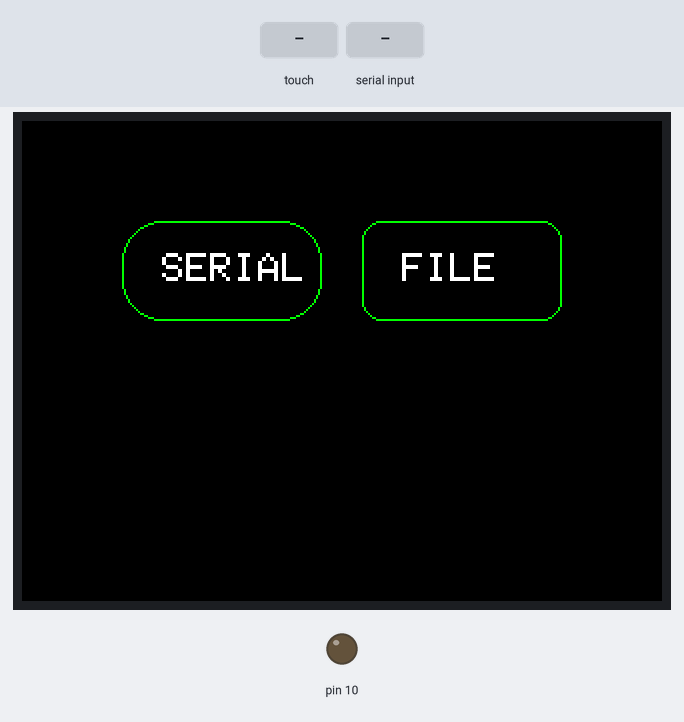
Simulated run of this sketch. Board: Arduino Uno, built with avr-gcc and run on an emulated ATmega328P. Shown: 320×240 colour display, output pins drawn as LEDs (lit = HIGH). The test bench sets the inputs (shaded band). Storage starts empty; what the sketch prints to the serial monitor is not drawn.

Above: at 1.4 s.
1.5 s: touch panel pressed at 38 % / 30 % of its raw x / y range
At 2.5 s:
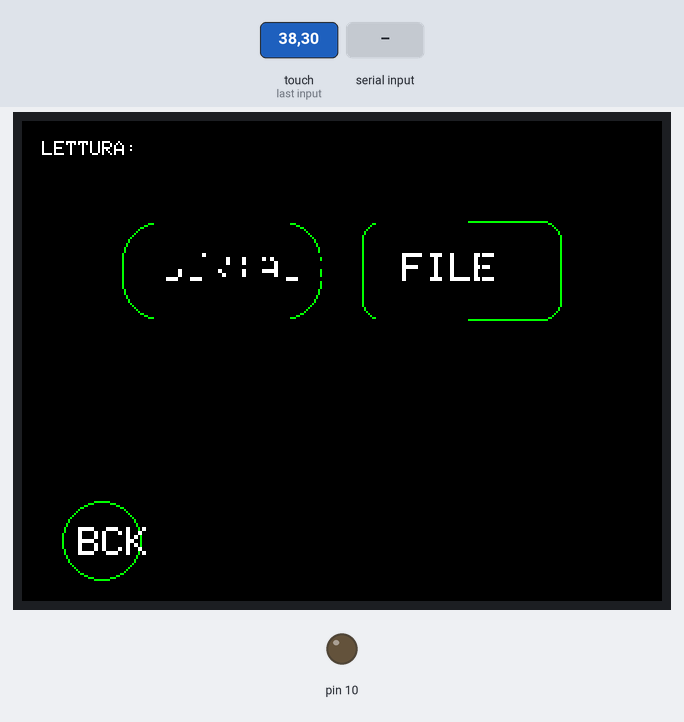
3.0 s: "@\n" received over Serial
At 4.2 s:
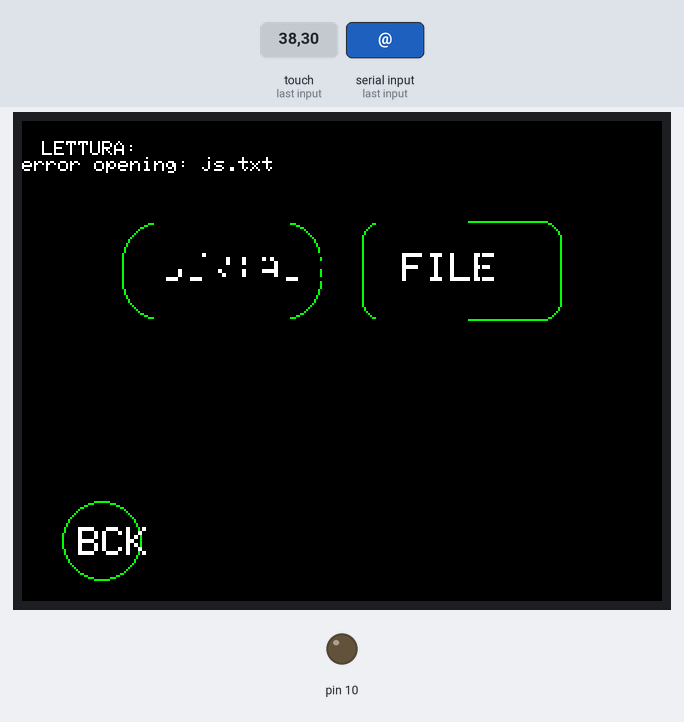
4.5 s: touch panel pressed at 13 % / 90 % of its raw x / y range
At 5.7 s:
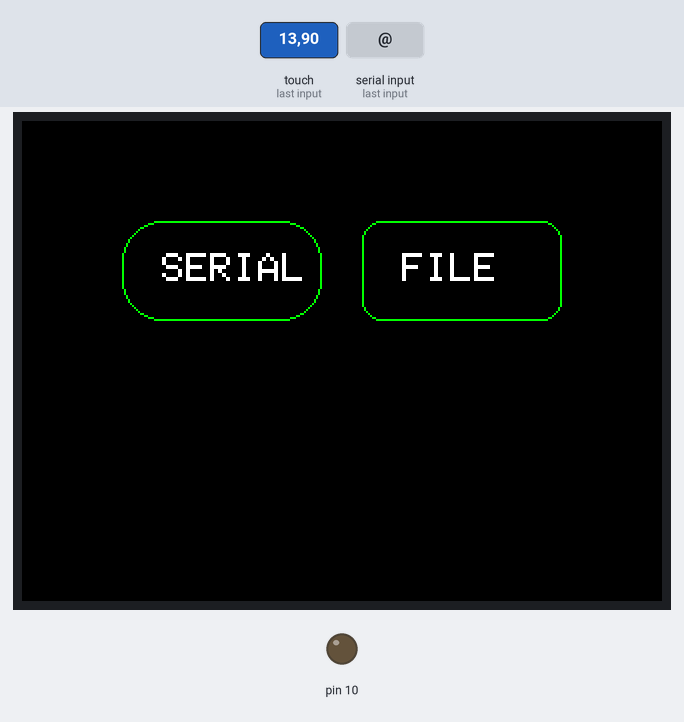
6.1 s: touch panel pressed at 62 % / 30 % of its raw x / y range
At 7.2 s:
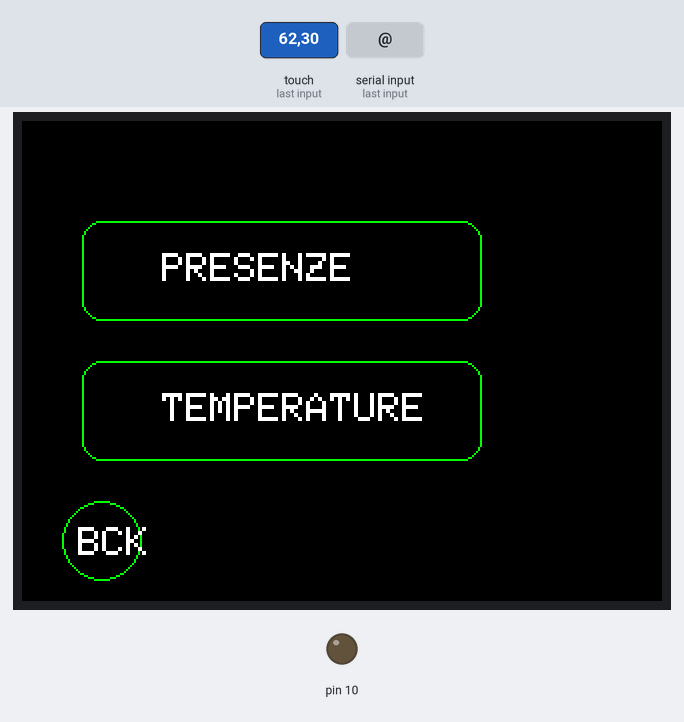
7.6 s: touch panel pressed at 38 % / 50 % of its raw x / y range
At 8.4 s:
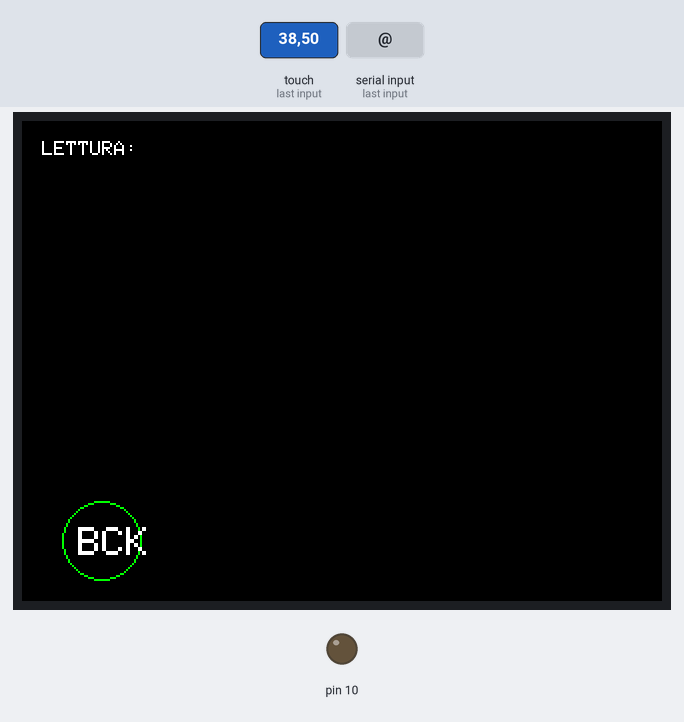
9.1 s: byte 64 ('@') received over Serial
At 10.2 s:
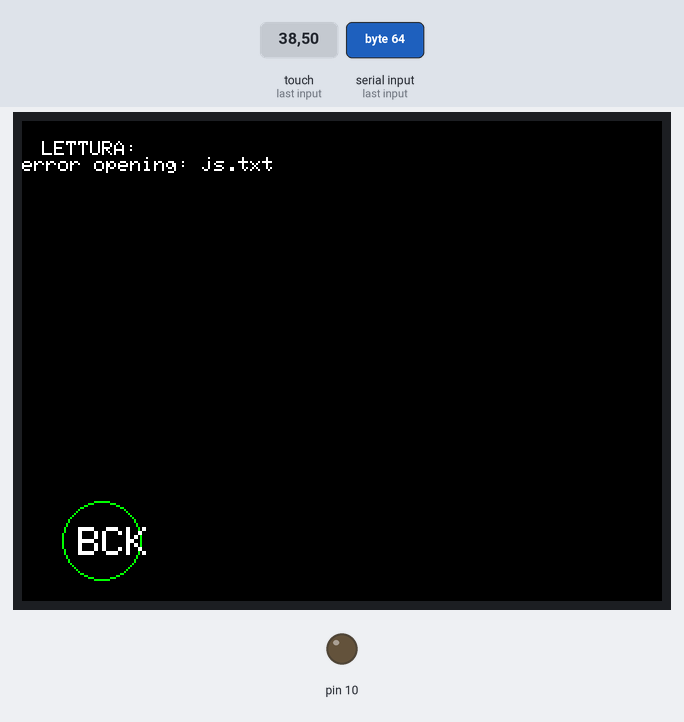
Timing chart, 0 to 11.6 s (numbered marks = the images above; inputs shaded):
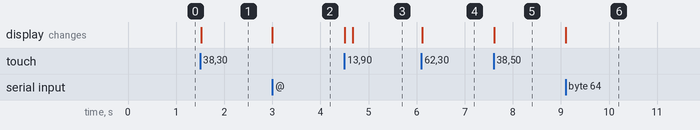

The sketch:

sketch_GUI_TFT.ino
```cpp
#include <Adafruit_GFX.h>
#include <Adafruit_TFTLCD.h>
#include <TouchScreen.h>
#include <SPI.h>
#include <SD.h>

#define LCD_CS A3
#define LCD_CD A2
#define LCD_WR A1
#define LCD_RD A0
#define LCD_RESET A4
#define YP A3
#define XM A2
#define YM 9
#define XP 8
#define MAX_Y 916
#define MIN_Y 80
#define MAX_X 913
#define MIN_X 124 //*/

#define BLACK   0x0000
#define BLUE    0x001F
#define RED     0xF800
#define GREEN   0x07E0
#define CYAN    0x07FF
#define MAGENTA 0xF81F
#define YELLOW  0xFFE0
#define WHITE   0xFFFF

TouchScreen ts = TouchScreen(8, A3, A2, 9, 300);
Adafruit_TFTLCD tft(A3, A2, A1, A0, A4);
uint8_t ySerial,page=0;
struct button {
  uint16_t x;
  uint16_t y;
  uint16_t width;
  uint16_t heigth;
  uint16_t radius;
  String text;
  boolean visible;
  };
button b1,b2,indietro,b_presenze,b_temp;
void setup(void) {
  Serial.begin(250000);
  Serial.print("TFT size is "); Serial.print(tft.width()); Serial.print("x"); Serial.println(tft.height());
  tft.reset();
  tft.begin(0x9341);
  tft.setRotation(1);
  tft.fillScreen(BLACK);
  //SD
  Serial.print("Initializing SD card...");
  pinMode(SS, OUTPUT);
  if (!SD.begin(4))
    Serial.println("initialization failed!");
  else
    Serial.println("initialization done.");
  //PAG. MENU
  b1=createButton(50,50,100,50,20,"SERIAL",true);
  b2=createButton(170,50,100,50,10,"FILE",true);
  //PAG.FILE
  b_presenze=createButton(30,50,200,50,10,"PRESENZE",true);
  b_temp=createButton(30,120,200,50,10,"TEMPERATURE",true);
  indietro=createButton(20,190,40,40,20,"BCK",true);
  drawButton(&b1);
  drawButton(&b2);
}

void loop() {
  digitalWrite(13, HIGH);
  TSPoint p = ts.getPoint();
  digitalWrite(13, LOW);
  pinMode(A2, OUTPUT);
  pinMode(A3, OUTPUT);
  if (p.z > 10 && p.z < 1000)
  {
    uint16_t x,y;
    p.x = map(p.x,120,920,240,0);
    p.y = map(p.y,90,900,320,0);
    x=p.y;
    y=p.x;
    Serial.print("X:");
    Serial.println(x);
    Serial.print("Y:");
    Serial.println(y);
    if (ceckButton(b1,x,y))
    {
      Serial.println("Premuto Button1");
      hideButton(&b1);
      hideButton(&b2);
      drawButton(&indietro);
      ySerial=10;
      tft.setCursor(10, ySerial);
      tft.setTextColor(WHITE);
      tft.setTextSize(1);
      page=1;
    }
    if (ceckButton(b2,x,y))
    {
      Serial.println("Premuto Button2");
      hideButton(&b1);
      hideButton(&b2);
      drawButton(&b_presenze);
      drawButton(&b_temp);
      drawButton(&indietro);
      page=2;
    }
    if(ceckButton(indietro,x,y))
    {
      Serial.println("Premuto Indietro");
      if (page == 1 || page == 2 )
      {
        tft.fillScreen(BLACK);
        drawButton(&b1);
        drawButton(&b2);
        hideButton(&indietro);
        page=0;
      }
      if (page == 3)
      {
        tft.fillScreen(BLACK);
        drawButton(&b_presenze);
        drawButton(&b_temp);
        drawButton(&indietro);
        page=2;
      }
     }

    if (ceckButton(b_temp,x,y))
    {
      Serial.println("Premuto TEMP");
      hideButton(&b_presenze);
      hideButton(&b_temp);
      drawButton(&indietro);
      leggiFile("js.txt");
      page=3;
    }

  }
  if(page == 1)
  {
    char c='\n';
    uint8_t i = 0;
    while(Serial.available())
    {
       c = Serial.read();
       tft.print(c);
       i++;
       if ( i == 51)
       {
        ySerial=ySerial+8;
        tft.setCursor(10,ySerial);
        i=0;
       }
    }
    if (c != '\n')
    {
      ySerial=ySerial+8;
      tft.setCursor(10,ySerial);
    }
    if (ySerial >= 170)
    {
      tft.fillScreen(BLACK);
      drawButton(&indietro);
      ySerial=10;
    }
  }
}

button createButton(uint16_t x,uint16_t y,uint16_t w,uint16_t h,uint16_t r,String t,boolean v){
  button b;
  b.x=x;
  b.y=y;
  b.width=w;
  b.heigth=h;
  b.text=t;
  b.radius=r;
  b.visible=v;
  return b;
  }
void drawButton(button *b)
{
  tft.drawRoundRect(b->x,b->y,b->width,b->heigth,b->radius, tft.color565(0, 255, 0));
  tft.setTextSize(2);
  tft.setCursor((b->x+b->width/5),(b->y+b->heigth/3));
  tft.setTextColor(WHITE);
  tft.println(b->text);
  b->visible=true;
}

void hideButton(button *b){
  tft.drawRoundRect(b->x,b->y,b->width,b->heigth,b->radius, tft.color565(0, 0, 0));
  tft.setTextSize(2);
  tft.setCursor((b->x+b->width/5),(b->y+b->heigth/3));
  tft.setTextColor(BLACK);
  tft.println(b->text);
  b->visible=false;
  }
boolean ceckButton(button b, uint16_t x, uint16_t y){
   if ( x > b.x && x < b.x+b.width && y > b.y && y < b.y+b.heigth && b.visible == true)
    return true;
   else
    return false;
  }

void leggiFile(String nomeFile)
{
  File myFile;
  tft.setCursor(10, 10);
  tft.setTextColor(WHITE);
  tft.setTextSize(1);
  tft.println("LETTURA:");
  myFile = SD.open(nomeFile);
  Serial.print('@');
  boolean attesa = true;
  char c = 'q';
  while(attesa)
  {
    if(Serial.available() > 0)
    {
      c=Serial.read();
      if(c == '@')
        attesa=false;
    }
  }
  if (myFile) {
    int riga=0;
    while (myFile.available()) {
      char c = char(myFile.read());
      //tft.print(c);
      Serial.print(c);
      if (c == '\n')
        riga++;
      if (riga==20)
      {
        tft.fillScreen(BLACK);
        riga=0;
        tft.setCursor(0,0);
      }
      boolean attesa = true;
      while(attesa)
      {
        if(Serial.available() > 0)
        {
          c=Serial.read();
          tft.print(c);
          attesa=false;
        }
      }
    }
    myFile.close();
    Serial.print('€');
    boolean attesa = true;
    char c='a';
    while(attesa)
    {
      if(Serial.available() > 0)
      {
        c=Serial.read();
        if(c == '€')
          attesa=false;
      }
    }
  } else {
    Serial.println("error opening: "+ nomeFile );
    tft.println("error opening: "+ nomeFile );
  }
}
```

Measured:
- after the input at 1.5 s, the display: changes at once (image 1)
- after the input at 3.0 s, the display: changes at once (image 2)
- after the input at 4.5 s, the display: first changes at once (image 3 shows a later state)
- after the input at 6.1 s, the display: changes at once (image 4)
- after the input at 7.6 s, the display: changes at once (image 5)
- after the input at 9.1 s, the display: changes at once (image 6)
